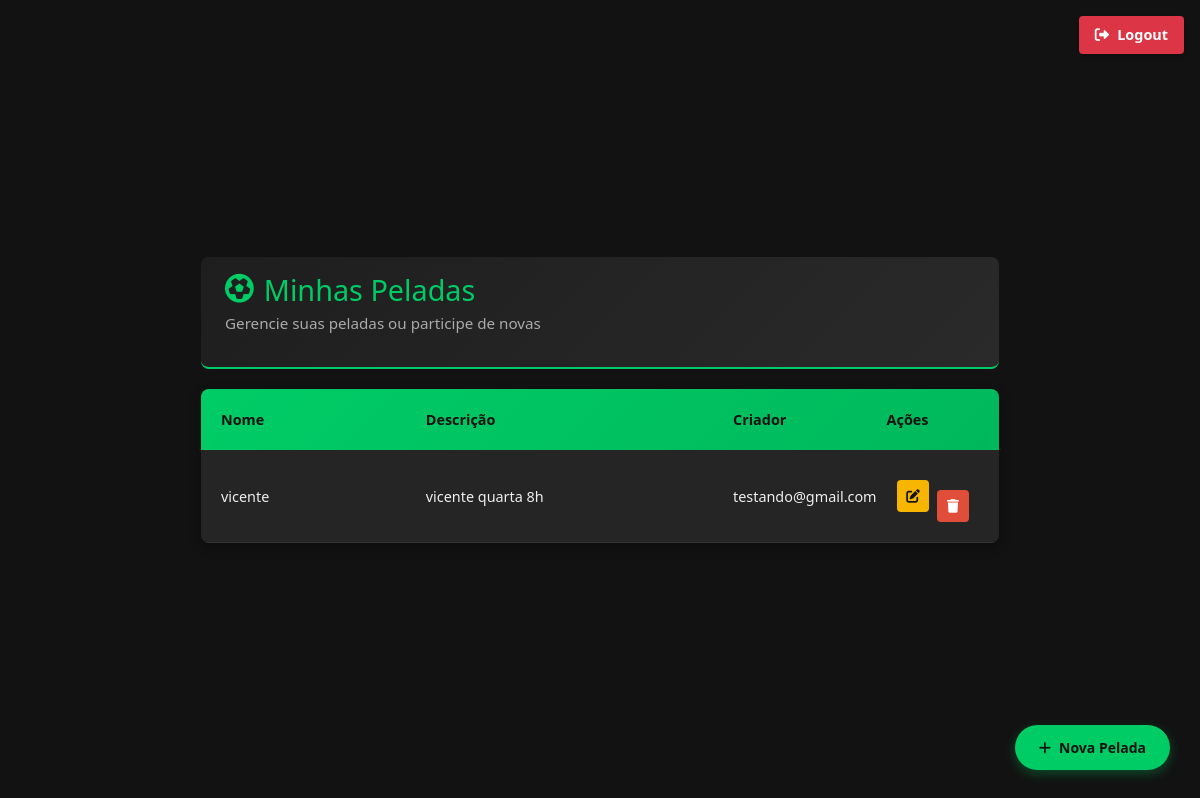
/gerencia/ (signed in), run on an earlier commit of the app's database.
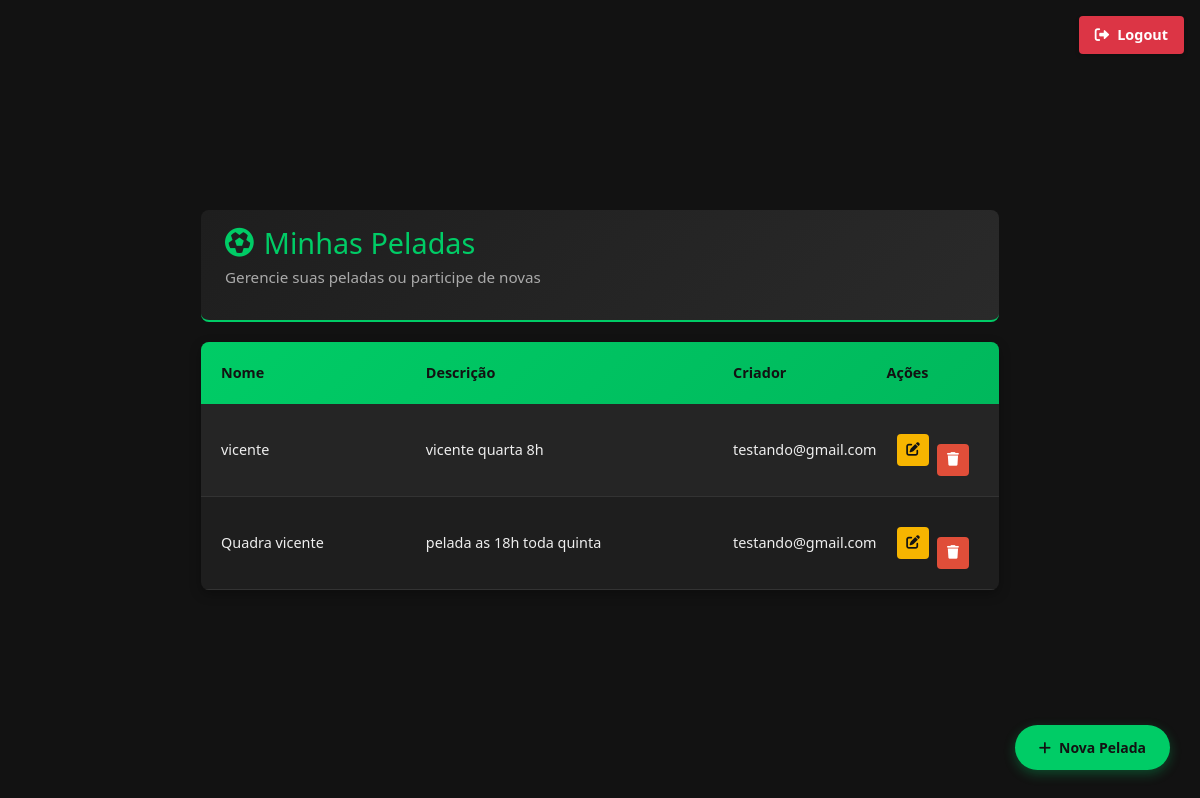
And on a later commit of the database.
### pelada/models.py (models this page shows)
class Pelada(models.Model):
    nome = models.CharField(max_length=100)
    criador = models.ForeignKey(User, on_delete=models.CASCADE, related_name='peladas_criadas')
    descricao = models.CharField(max_length=500, blank=True, null=True)
    created_at = models.DateTimeField(auto_now_add=True)

### pelada/views.py (the view)
# urls.py: path('', views.gerenciador, name='gerenciador'),
@login_required
def gerenciador(request):
    pelada_usecase = pelada_factory()
    peladas = pelada_usecase.listar_peladas(request.user.id)
    return render(request, 'pelada/gerenciador.html', {'peladas': peladas})

### pelada/repository/pelada_repository.py (called while the page is built)
    def get_all_peladas(request, user_id) -> List[Pelada]:
        return list(Pelada.objects.filter(criador_id=user_id))

### pelada/service/pelada_service.py (called while the page is built)
    def listar_peladas(self, user_id: int) -> List[Pelada]:
        response = self.pelada_repository.get_all_peladas(user_id)
        return response

### pelada/views.py (called while the page is built)
def pelada_factory():
    pelada_repo = PeladaRepository()
    pelada_service = PeladaService(pelada_repo)
    return pelada_service

### pelada/templates/pelada/gerenciador.html (shortened to what this page needs)
{% extends 'base.html' %}
{% load static %}
{% block content %}
<div class="peladas-container">
    <div class="header-section">
        <h1 class="header-title">
            <i class="fas fa-futbol"></i>
            Minhas Peladas
        </h1>
        <p class="header-subtitle">Gerencie suas peladas ou participe de novas</p>
    </div>
    <div class="sheet-container">
        <div class="sheet-header">
            <div class="sheet-cell">Nome</div>
            <div class="sheet-cell">Descrição</div>
            <div class="sheet-cell">Criador</div>
            <div class="sheet-cell">Ações</div>
        </div>
        {% if peladas %}
            {% for pelada in peladas %}
            <div class="sheet-row">
                <div class="sheet-cell" title="{{ pelada.nome }}">{{ pelada.nome }}</div>
                <div class="sheet-cell" title="{{ pelada.descricao|default:'Sem descrição' }}">
                    {{ pelada.descricao|default:"-"|truncatechars:40 }}
                </div>
                <div class="sheet-cell">{{ pelada.criador.username }}</div>
                <div class="sheet-cell">
                    <div class="sheet-actions">
                        <a href="{% url 'editar_pelada' pelada.id %}" class="sheet-btn edit-btn" title="Editar">
                            <i class="fas fa-edit"></i>
                        </a>
                        <form method="post" action="{% url 'excluir_pelada' pelada.id %}" style="display: inline;">
                            <button type="submit" class="sheet-btn delete-btn" title="Excluir" onclick="return confirm('Tem certeza que deseja excluir esta pelada?')">
                                <i class="fas fa-trash"></i>
                            </button>
                        </form>
                    </div>
                </div>
            </div>
            {% endfor %}
        {% else %}
            <div class="empty-message">
                <i class="fas fa-futbol" style="font-size: 2rem; margin-bottom: 15px;"></i>
                <p>Você ainda não participa ou criou nenhuma pelada.</p>
            </div>
        {% endif %}
    </div>
    <a href="{% url 'cadastra_pelada' %}" class="floating-btn">
        <i class="fas fa-plus"></i> Nova Pelada
    </a>
</div>
{% endblock %}

### pelada/templates/base.html (shortened to what this page needs)
{% load static %}
<!DOCTYPE html>
<html lang="pt-br">
<head>
    <link href="https://cdn.jsdelivr.net/npm/bootstrap@5.1.3/dist/css/bootstrap.min.css" rel="stylesheet">
    <link href="{% static 'css/login.css' %}" rel="stylesheet">
    <link href="{% static 'css/cadastro.css' %}" rel="stylesheet">
    <link href="{% static 'css/pagina_principal.css' %}" rel="stylesheet">
    <link href="https://cdnjs.cloudflare.com/ajax/libs/font-awesome/6.0.0-beta3/css/all.min.css" rel="stylesheet">
</head>
<body>
    {% if user.is_authenticated %}
        <a href="{% url 'logout' %}" class="logout-btn">
                <i class="fas fa-sign-out-alt"></i> Logout
            </a>
    {% endif %}
    {% block content %}
    {% endblock %}
</body>
</html>

### usuarios/static/css/login.css (style rules this page uses)
body { font-family: 'Roboto', sans-serif; background: linear-gradient(135deg, #1d6431, #4CAF50); color: #fff; margin: 0; padding: 0; height: 100vh; display: flex; justify-content: center; align-items: center; overflow: hidden; }
p { color: #4CAF50; }

### usuarios/static/css/cadastro.css (style rules this page uses)
body { background-color: linear-gradient(135deg, #1d6431, #4CAF50); font-family: 'Roboto', sans-serif; color: #333; margin: 0; padding: 0; }
button { width: 100%; padding: 14px; background: linear-gradient(135deg, #1d6431, #4CAF50); border: none; border-radius: 8px; color: #fff; font-size: 18px; cursor: pointer; transition: background 0.3s ease; margin-top: 20px; }
a { color: #4b9f4d; font-size: 14px; text-decoration: none; font-weight: 600; display: block; text-align: center; }

### usuarios/static/css/pagina_principal.css (style rules this page uses)
body { background-color: #f8f9fa; font-family: 'Arial', sans-serif; }
h1 { color: #FFD700; }

### pelada/templates/base.html (style rules this page uses)
.logout-btn { position: fixed; top: 1rem; right: 1rem; z-index: 1000; background: #dc3545; border: none; padding: 0.5rem 1rem; border-radius: 4px; color: white; text-decoration: none; display: flex; align-items: center; gap: 0.5rem; font-size: 0.9rem; box-shadow: 0 2px 4px rgba(0, 0, 0, 0.2); transition: all 0.3s ease; }

### pelada/templates/pelada/gerenciador.html (style rules this page uses)
body { background: #121212; color: #eee; font-family: 'Segoe UI', Tahoma, Geneva, Verdana, sans-serif; }
.peladas-container { max-width: 1200px; margin: 0 auto; padding: 20px; }
.header-section { margin-bottom: 20px; background: linear-gradient(135deg, #1e1e1e 0%, #2a2a2a 100%); padding: 1rem 1.5rem; border-radius: 8px; border-bottom: 2px solid #00cc66; }
.header-title { color: #00cc66; font-size: 1.8rem; margin: 0; display: flex; align-items: center; gap: 10px; }
.header-subtitle { color: #aaa; margin-top: 5px; font-size: 0.95rem; }
.sheet-container { background: #1e1e1e; border-radius: 8px; overflow: hidden; box-shadow: 0 4px 12px rgba(0, 0, 0, 0.3); }
.sheet-header { display: grid; grid-template-columns: 2fr 3fr 1.5fr 1fr; background: linear-gradient(135deg, #00cc66 0%, #00b85c 100%); color: #121212; font-weight: bold; padding: 12px 15px; font-size: 0.95rem; }
.sheet-row { display: grid; grid-template-columns: 2fr 3fr 1.5fr 1fr; padding: 12px 15px; border-bottom: 1px solid #333; align-items: center; transition: background-color 0.2s ease; }
.sheet-row:nth-child(even) { background: #252525; }
.sheet-cell { padding: 8px 5px; white-space: nowrap; overflow: hidden; text-overflow: ellipsis; font-size: 0.9rem; }
.sheet-actions { display: flex; gap: 8px; justify-content: flex-end; align-items: center; height: 100%; }
.sheet-btn { padding: 6px; border-radius: 4px; font-size: 0.85rem; cursor: pointer; border: none; display: flex; align-items: center; justify-content: center; width: 32px; height: 32px; transition: all 0.2s ease; text-decoration: none; }
.edit-btn { background: #f7b500; color: #121212; }
.delete-btn { background: #e04e39; color: white; padding: 0; display: inline-flex; }
.sheet-cell:last-child { padding-right: 15px; }
form { margin: 0; padding: 0; display: inline; }
.floating-btn { position: fixed; bottom: 30px; right: 30px; background: #00cc66; color: #121212; padding: 12px 24px; border-radius: 30px; font-weight: bold; text-decoration: none; display: flex; align-items: center; gap: 8px; box-shadow: 0 4px 12px rgba(0, 204, 102, 0.3); transition: all 0.3s ease; }

What changed in the data, as far as the page shows it:
added Pelada: nome "Quadra vicente", descricao "pelada as 18h toda quinta", criador.username "testando@gmail.com"
